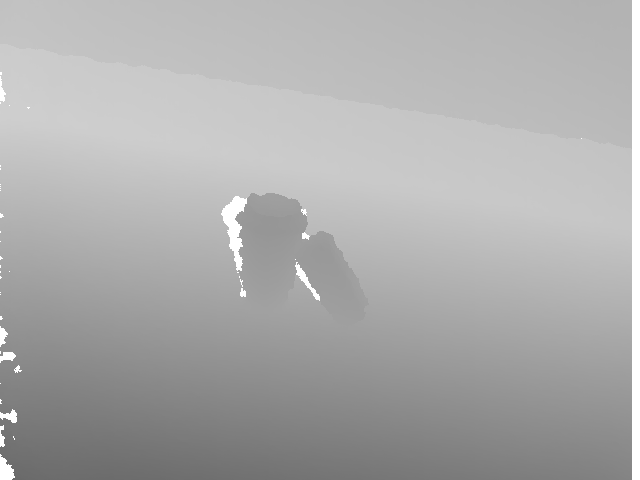
%> input picture first_order_tvinpaint/depth0.png, 640 x 480 px
$ octave test.m   (GNU Octave 9; MATLAB toolbox functions it lacks are replaced by stand-ins)
%> lines starting %> are read from the running program, lines starting %| are printed output that depends on the picture; in (x1, y1, x2, y2) boxes, pixels count from 0 and x2, y2 are one past the last pixel; in counts of white or black regions, pixels touching at a corner belong together; the program's own positions count from 1
### first_order_tvinpaint/u_grad.m
    function [x_grad,y_grad] = u_grad(u,D1,D2)
%%% U_GRAD function outputs the two direction gradient of input U
%   D1 D2 sparse difference matrix


%uT = u';

x_grad = u*D1';
y_grad = D2*u;

### first_order_tvinpaint/shrink.m
function [d_x,d_y] = shrink(x_grad,y_grad,b_x,b_y,gama)

x1 = (x_grad + b_x)./abs(x_grad + b_x);

m1 = abs(x_grad + b_x)-1/gama;
m1(m1<0) = 0;

d_x = x1.*m1;
d_x(isnan(d_x)) = 0;

x2 = (y_grad + b_y)./abs(y_grad + b_y);

m2 = abs(y_grad + b_y)-1/gama;
m2(m2<0) = 0;

d_y = x2.*m2;
d_y(isnan(d_y)) = 0;

### first_order_tvinpaint/gau_sei.m
function Gk = gau_sei(d_x,d_y,b_x,b_y,lamda,gama,u,uk)


[height,width] = size(d_x);

D_prod = lamda .* u;
lamda_4g = lamda + 4*gama;

coef1 = D_prod./lamda_4g;
coef2 = gama./lamda_4g;


lapla = [0,1,0;1,0,1;0,1,0];
uk_sum = conv2(padarray(uk,[1,1],'replicate','both'),lapla,'same');
uk_sum = uk_sum(2:height+1,2:width+1);

db_sum = diff_row(d_x) + diff_col(d_y)-diff_row(b_x)-diff_col(b_y);


Gk = coef1 + coef2.*(uk_sum + db_sum);

### test2/diff_row.m
function x_diff = diff_row(x_data)

[row,~] = size(x_data);

x_data_rowless = [x_data(1,:);x_data(1:row-1,:)];

x_diff = x_data_rowless - x_data ;

### test2/diff_col.m
function y_diff = diff_col(y_data)

[~,col] = size(y_data);

y_data_rowless = [y_data(:,1),y_data(:,1:col-1)];

y_diff = y_data_rowless - y_data ;

### first_order_tvinpaint/test.m
clear

%%

u = double(imread('depth0.png'));
%> u: size 480x640 double; min 104, max 255, mean 172.3; mean of the top-left, top-right, bottom-left and bottom-right quarters 194, 192.3, 144.6, 158.1
%u = u(20:460,40:600);
mask = u;
mask(mask ~= 255) = 0;
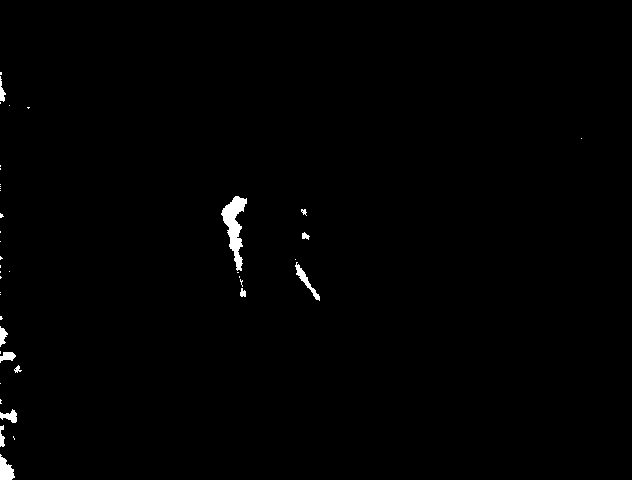
%> mask: size 480x640 double; 1.9% white; 43 white regions (30 under 20 px), largest, box (x1, y1, x2, y2) and area: (632, 0, 640, 480) 3840, (221, 196, 247, 271) 857, (0, 454, 15, 480) 250


[height,width] = size(u);
%> height = 480; width = 640

lamda = 1000;
gama = 0.1;
iter = 200;

mask(mask==0) = lamda;
mask(mask==255) = 0;
lamda = mask;

e1 = ones(width,1);
e2 = ones(height,1);

D1 =spdiags([-e1,e1],0:1,width,width);
D1(width,1) = 1;                                  % cyclic convolution
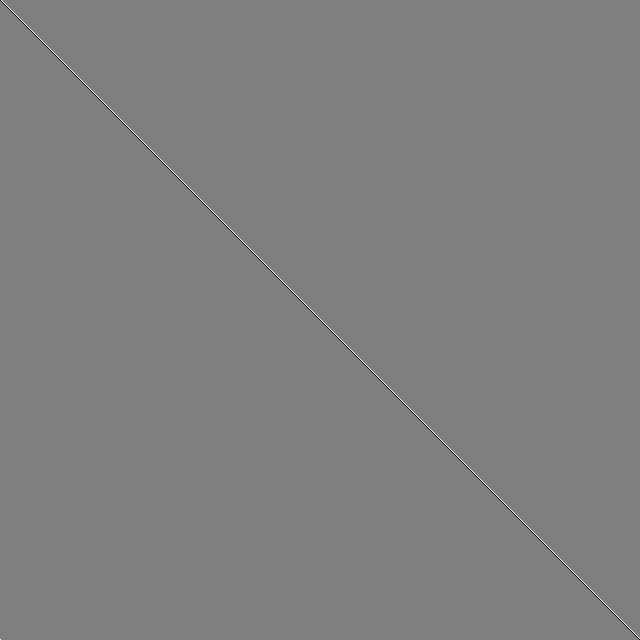
%> D1: size 640x640 double; min -1, max 1, mean 0; drawn with min black and max white
D2 = spdiags([-e2,e2],0:1,height,height);
D2(height,1) = 1;

%%
cost = zeros(1,iter);
uk = double(imread('init.png'));
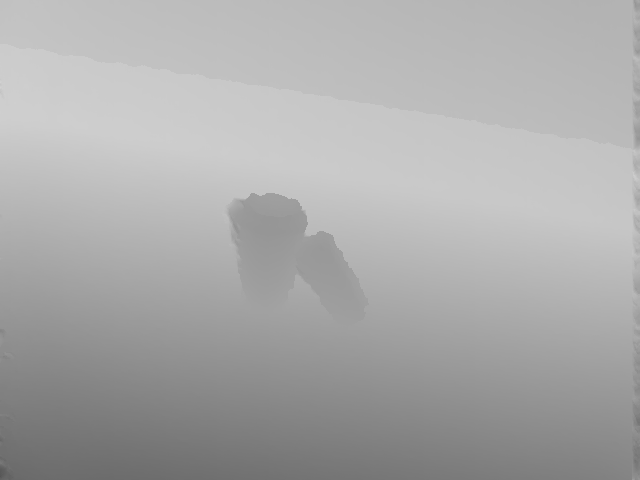
%> input picture first_order_tvinpaint/init.png, 640 x 480 px
%> uk: size 480x640 double; min 85, max 210, mean 170.5; mean of the top-left, top-right, bottom-left and bottom-right quarters 193.2, 190.3, 142.7, 155.6
b_x = zeros(height,width);
b_y = zeros(height,width);
d_x = zeros(height,width);
d_y = zeros(height,width);

for num = 1:iter
    [x_grad,y_grad] = u_grad(uk,D1,D2);

    [d_x,d_y] = shrink(x_grad,y_grad,b_x,b_y,gama);

    Gk = gau_sei(d_x,d_y,b_x,b_y,lamda,gama,u,uk);
    uk = Gk;

    b_x = b_x + x_grad - d_x;
    b_y = b_y + y_grad - d_y;

end
%> this loop made 200 passes
%> pass 1, in u_grad, `x_grad = u*D1';`:
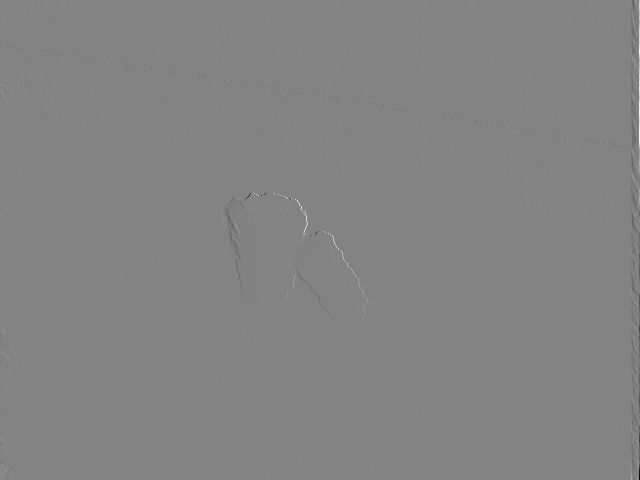
%> x_grad: size 480x640 double; min -54, max 51, mean 0; drawn with min black and max white
%> pass 1, in shrink, `x1 = (x_grad + b_x)./abs(x_grad + b_x);`:
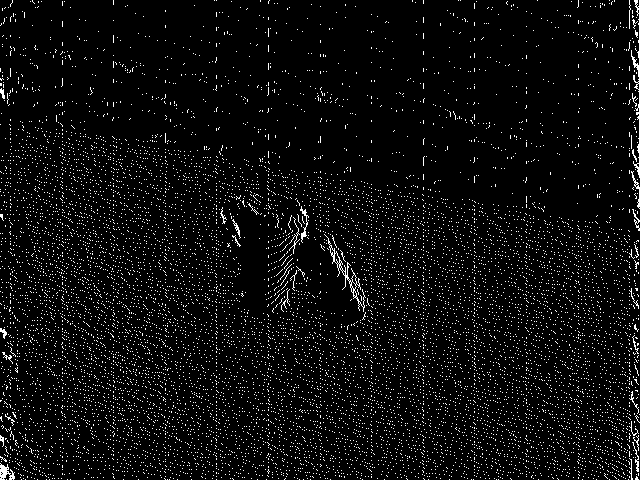
%> x1: size 480x640 double; 90.93% of the values are NaN or infinite; the others: min -1, max 1, mean 0.0987; drawn with min black, max white, NaN and infinite black
%> after the loop:
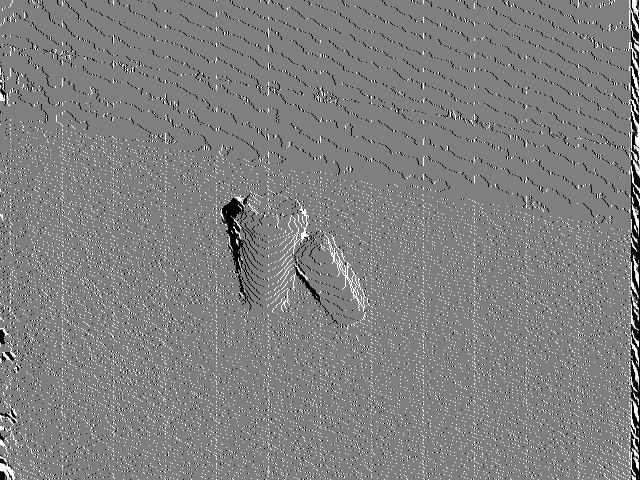
%> b_x: size 480x640 double; min -10, max 10, mean 0.117; drawn with min black and max white
%> after the loop:
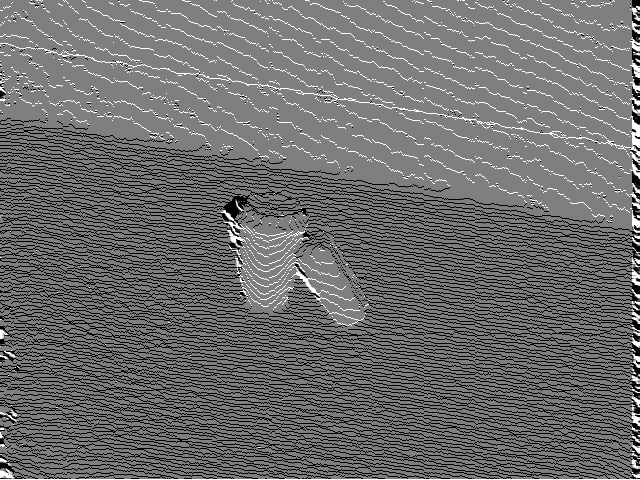
%> b_y: size 480x640 double; min -10, max 10, mean -1.45; drawn with min black and max white

figure(1)
subplot(1,2,1)
imshow(uint8(u))
title('distorted image')
subplot(1,2,2)
imshow(uint8(uk))
title('restored image')
% [4 lines of commented-out code are left out]
